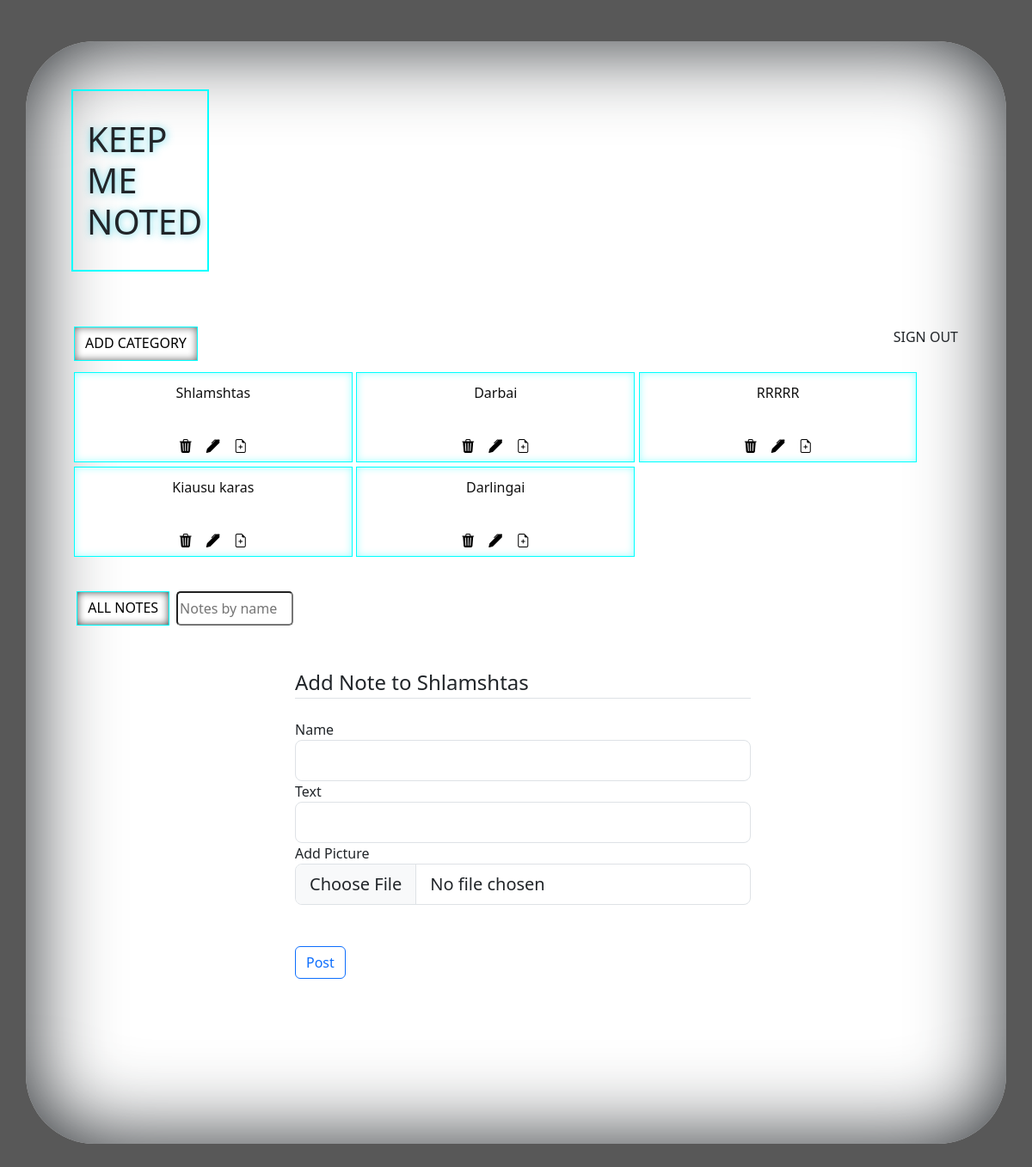
/noting/1, run on the app's committed database.
### app/db_models/Category.py (models this page shows, shortened)
class Category(db.Model):
    __tablename__ = "categories"
    id = db.Column(db.Integer, primary_key=True)
    category_name = db.Column(db.String(50), nullable=False)
    notes = db.relationship("Note", backref="categories", cascade='all, delete')

### app/routes.py (the view, shortened to what this page needs)
@app.route('/noting/<int:id>' , methods=['GET', 'POST'])
def noting(id):
    category= Category.query.filter_by(id=id).first()
    category_name = category.category_name
    form = AddNoteForm()
    categories = Category.query.all()
    category= Category.query.filter_by(id=id).first()
    return render_template ("add_note.html", form=form, categories=categories , name=category_name)

### app/forms.py
class AddNoteForm(FlaskForm):
    name = StringField("Name", [DataRequired()])
    text = StringField("Text", [DataRequired()])
    picture = FileField('Add Picture', validators=[FileAllowed(['jpg', 'png'])])
    submit = SubmitField('Post')

class SearchForm(FlaskForm):
    searched = StringField("Searched", [DataRequired()])
    submit = SubmitField('Submit')

### app/routes.py (called while the page is built)
@app.context_processor
def base():
    form = SearchForm()
    return dict(form=form)

### app/templates/add_note.html (shortened to what this page needs)
{%extends "main.html"%}
{%block content%}
<div class="content-section; w-50 p-3; mx-auto pt-5" >
    <form method="POST" action="" enctype="multipart/form-data">
       <fieldset class="form-group">
           <legend class="border-bottom mb-4">Add Note to {{name}}</legend>
           <div class="form-group">
                {{ form.name.label(class="form-control-label") }}
                {% if form.name.errors %}
                {{ form.name(class="form-control form-control-lg is-invalid") }}
                <div class="invalid-feedback">
                {% for error in form.name.errors %}
                <span>{{ error }}</span>
                {% endfor %}
                </div>
                {% else %}
                {{ form.name(class="form-control form-control-lg") }}
                {% endif %}
           </div>
           <div class="form-group">
                {{ form.text.label(class="form-control-label") }}
                {% if form.text.errors %}
                {{ form.text(class="form-control form-control-lg is-invalid") }}
                <div class="invalid-feedback">
                {% for error in form.text.errors %}
                <span>{{ error }}</span>
                {% endfor %}
                </div>
                {% else %}
                {{ form.text(class="form-control form-control-lg") }}
                {% endif %}
            </div>
            <div class="form-group">
                 {{ form.picture.label(class="form-control-label") }}
                 {% if form.picture.errors %}
                 {{ form.picture(class="form-control form-control-lg is-invalid") }}
                 <div class="invalid-feedback">
                 {% for error in form.picture.errors %}
                 <span>{{ error }}</span>
                 {% endfor %}
                 </div>
                 {% else %}
                 {{ form.picture(class="form-control form-control-lg") }}
                 {% endif %}
             </div>
           <br>
       </fieldset>
             <br>
       <div class="form-group" style="margin-bottom: 2rem;">
          {{ form.submit(class="btn btn-outline-primary") }}
       </div>
    </form>
</div>
{%endblock content%}

### app/templates/main.html (shortened to what this page needs)
<!DOCTYPE html>
<html lang="en">
<head>
    <link href="https://cdn.jsdelivr.net/npm/bootstrap@5.3.0-alpha1/dist/css/bootstrap.min.css" rel="stylesheet"
 />
    <link rel="stylesheet" href="https://cdn.jsdelivr.net/npm/bootstrap-icons@1.10.3/font/bootstrap-icons.css">
    <link rel="stylesheet" href="{{ url_for('static' , filename = '/stylesheets/style.css')}}">
</head>
<body>
  <div class="container" id="container-1" >
    <div id="brand_flash_container">
      <div id="brand-container">
          <h1 id="brand" >KEEP <br> ME <br> NOTED</h1>
      </div>
    </div>
  <div class = "all-cards-container"
   >
    <div id="signout-container">
      <a id="add_category" class="btn btn-primary" href="{{ url_for('add_category')}}" class="nav-link px-2 ">ADD CATEGORY</a>
      <a id="signout" href="{{ url_for('logout') }}" class="nav-link px-2 ">SIGN OUT</a>
    </div>
    <div  id="container-category">
        {% for category in categories %}
        <div class="btn btn-secondary"  id="buttons-category" >
        <a href="{{ url_for('notes' , id = category.id )}}" style="margin: 0.3rem  0.3rem  0rem  0rem;
                          height: 5rem; word-wrap: break-word; text-decoration: none;">
            <h6 id="category-name" >{{category['category_name']}}</h6>
        </a>
        <div style="display: flex; justify-content: center;">
          <a  href="{{ url_for('delete' , id = category.id) }}" class="nav-link px-2 ">
            <i class="bi bi-trash3-fill"></i>
          </a>
          <a href="{{ url_for('edit_category' , id = category.id )}}" class="nav-link px-2 ">
            <i class="bi bi-pen-fill"></i>
          </a>
          <a href="{{ url_for('noting' , id = category.id )}}" class="nav-link px-2 ">
            <i class="bi bi-file-earmark-plus"></i>
          </a>
        </div>
        </div>
        {% endfor %}
      </div>
      <div style="display: flex; flex-direction: column;">
        <div class="note-filter-container" >
            <a class="btn btn-primary"  id = "all-notes-filter" href="{{ url_for('all_notes')}}">ALL NOTES</a>
               <form method="POST" class = "d-flex" action="{{url_for('search')}}">
                 <input id="serach-by-name" class="form_control me-2" type="search" placeholder="Notes by name" aria-label="Search" , name="searched">
               </form>
        </div>
        {% block content %}
        {% endblock %}
      </div>
    </div>
  </div>
</body>
</html>

### app/static/stylesheets/style.css (style rules this page uses)
body { background-color: rgb(88, 88, 88); }
#brand_flash_container { display: flex; justify-content: space-between; align-items: center; padding: 3rem 0rem; padding-top: 1rem; }
#brand, #flash { margin: 0.5rem 3%; }
#brand { padding: 2rem 1rem; border: 2px solid cyan; text-shadow: 1px 1px 10px rgba(73, 213, 231, 0.836); }
#signout-container { display: flex; justify-content: space-between; padding: 0.5rem; padding-right: 1rem; padding-bottom: 0; }
#signout, #add_category { height:2.5rem; }
#add_category { border-radius: 0%; border-color: cyan; background-color: rgb(255, 255, 255); color: black; box-shadow:0px 0px 10px 0px rgb(105, 105, 105) inset; }
#container-1 { background-color: rgb(255, 255, 255); padding-right: 2rem; padding-top: 2rem; padding-bottom: 10rem; padding-left: 3rem; display: flex; flex-direction: column; justify-content: center; border-radius: 5rem; box-shadow: 0 0 100px 1px inset; margin-top: 3rem; margin-bottom: 10rem; }
#container-category { display: flex; flex-wrap: wrap; justify-content: start; padding: 0.5rem; }
#buttons-category { margin: 0.3rem 0.3rem 0rem 0rem; width:31% ; border-radius: 0%; border-color: cyan; background-color: rgb(255, 255, 255); color: black; box-shadow:0px 0px 10px 0px rgba(0, 255, 255, 0.37) inset; }
#category-name { padding: 0.5rem; color: rgb(17, 17, 17); }
.note-filter-container { display: flex; padding: 0rem 0.7rem; margin-top: 2rem; height: 2.5rem; }
#serach-by-name { width: 8.5rem; border-radius: 5px; margin-left: 0.5rem; }
#all-notes-filter { border-radius: 0%; border-color: cyan; background-color: rgb(255, 255, 255); color: black; box-shadow:0px 0px 10px 0px rgb(70, 70, 70) inset; }

### data on the page
Category: category_name "Shlamshtas"
Category: category_name "Darbai"
Category: category_name "RRRRR"
Category: category_name "Kiausu karas"
Category: category_name "Darlingai"
